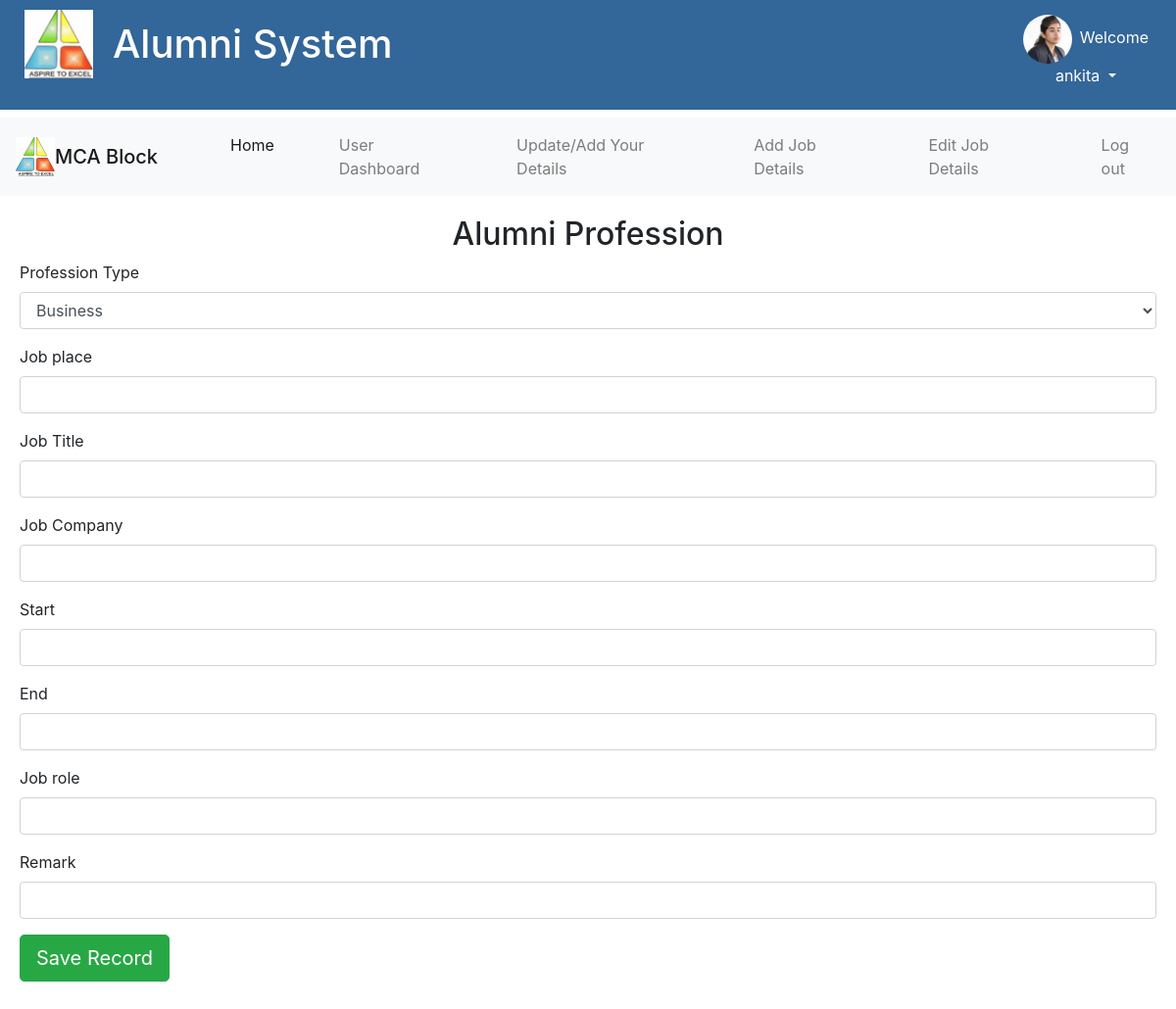
Page /job_details.php (signed in) on the committed database.
### tables this page shows
CREATE TABLE `student_details` (
  `sid` int(11) NOT NULL AUTO_INCREMENT,
  `rollno` bigint(20) NOT NULL,
  `sname` varchar(100) NOT NULL,
  `branch` varchar(50) NOT NULL,
  `mobile` varchar(20) NOT NULL,
  `email` varchar(100) NOT NULL,
  `batch` varchar(50) NOT NULL,
  `gender` varchar(20) NOT NULL,
  `username` varchar(100) NOT NULL,
  `password` varchar(30) NOT NULL,
  `f_name` varchar(50) DEFAULT NULL,
  `dob` varchar(50) NOT NULL,
  `address` varchar(200) NOT NULL,
  `city` varchar(50) DEFAULT NULL,
  `state` varchar(100) NOT NULL,
  `country` varchar(100) DEFAULT NULL,
  `image` varchar(50) NOT NULL,
  PRIMARY KEY (`sid`)
);

### UserSetup.php (the view, shortened to what this page needs)
<?php
include 'db.php';
if(isset($_SESSION["uname"])  && isset($_SESSION["rollNo"]) && isset($_SESSION["branch"])) {
    $uname = $_SESSION["uname"];
    $rolln= $_SESSION["rollNo"] ;
}
$qry = "SELECT * FROM `student_details` WHERE rollno='$rolln'";
$result = mysqli_query($con, $qry);
if (mysqli_affected_rows($con) > 0) {
    $row = mysqli_fetch_array($result);
    $pho = $row["image"];
    $uname = $row[8];
} else
    echo "Error" . mysqli_error($con);
?>
<DIV class="container-fluid mb-2" style="background-color:#336699;">
    <DIV class="row">
        <DIV class="col-md-8">
            <img style="float:left;width:80px;
      height:80px;
      padding-top:10px;
      padding-left: 10px;
      float:left;" class="d-none d-sm-block img img-responsive" src="images/logo2.png">
            <h1 class="" style=" color:#ffffff;
     margin-left: 20px;
     float:left;
     line-height:90px;">Alumni System</h1>
        </DIV>
        <DIV class="col-md-4">
            <div class="dropdown mt-2" style="float:right;">
                <button class="btn dropdown-toggle btnHover"  type="button" data-toggle="dropdown" aria-expanded="false">
                    <?php echo "<img class='rounded-circle mr-2' src='uploads/" . $pho . "' width=50 height=50>"; ?><?php echo "Welcome<br>$uname"; ?>
                </button>
            </DIV>
        </DIV>
    </DIV>
</DIV>

### css/style.css (style rules this page uses)
* { padding: 0; margin: 0; }

### UserSetup.php (style rules this page uses)
.btnHover { background-color: #336699; color: #fff; }

### rows in the picture
student_details: image (picture), username "ankita"
